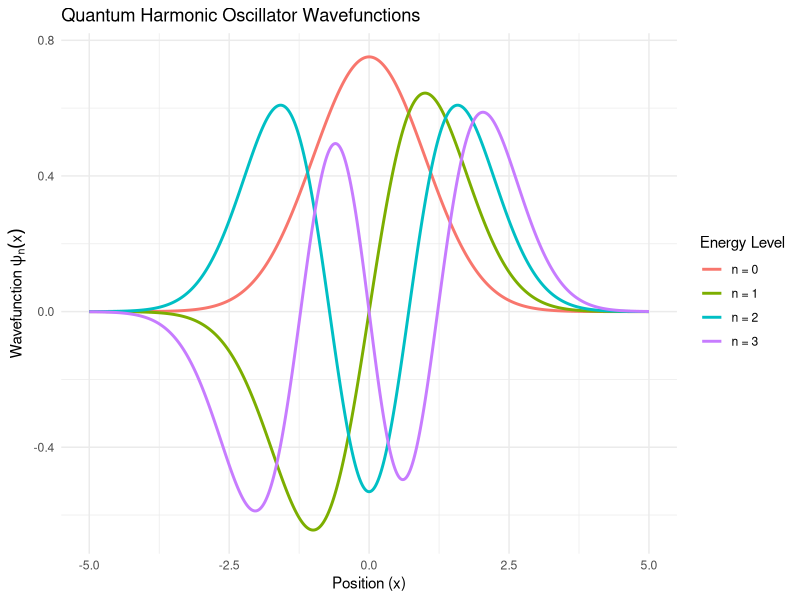
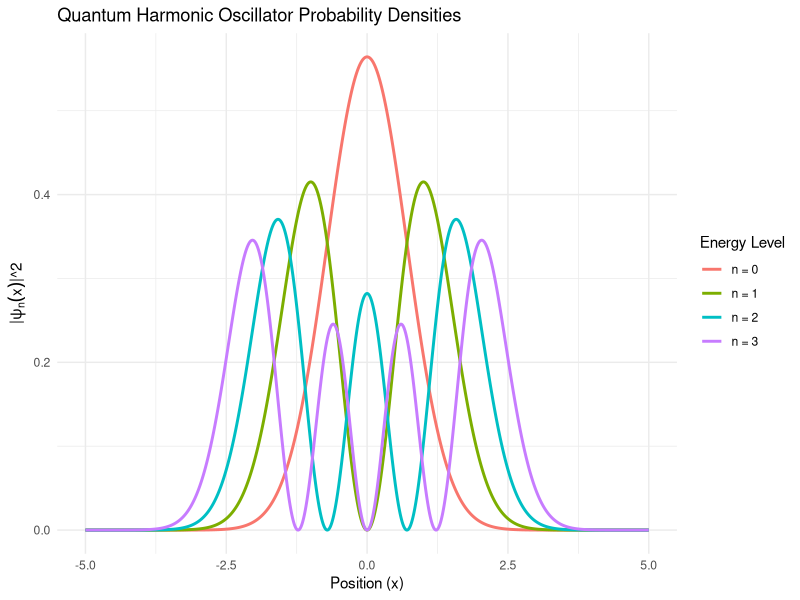

Reproduce these figures in R, in order.
# Conditional installation of required libraries
if(!require(ggplot2)) install.packages("ggplot2")
if(!require(tidyr)) install.packages("tidyr")      # For data manipulation
if(!require(dplyr)) install.packages("dplyr")      # For data manipulation

# Load the libraries
library(ggplot2)
library(tidyr)
library(dplyr)

# Define parameters
m <- 1       # Mass of the particle (kg)
omega <- 1   # Angular frequency (rad/s)
hbar <- 1    # Reduced Planck's constant

# Position range
x <- seq(-5, 5, length.out = 1000)

# Function to compute Hermite polynomials using recursion
hermite <- function(n, x) {
  # Base cases
  if (n == 0) {
    return(rep(1, length(x)))
  } else if (n == 1) {
    return(2 * x)
  } else {
    # Recursive computation
    H_n_minus_1 <- hermite(n - 1, x)
    H_n_minus_2 <- hermite(n - 2, x)
    return(2 * x * H_n_minus_1 - 2 * (n - 1) * H_n_minus_2)
  }
}

# Function to calculate the wavefunction of the quantum harmonic oscillator
psi_n <- function(n, x) {
  # Calculate the normalization constant
  norm_const <- 1 / sqrt(2^n * factorial(n)) * (m * omega / (pi * hbar))^(1/4)
  
  # Calculate the Hermite polynomial
  xi <- sqrt(m * omega / hbar) * x
  hermite_poly <- hermite(n, xi)
  
  # Calculate the wavefunction
  psi <- norm_const * exp(-xi^2 / 2) * hermite_poly
  return(psi)
}

# Energy levels to compute
n_levels <- 4  # Compute the first 4 energy levels (n = 0 to 3)

# Create a data frame to store the wavefunctions
wavefunctions <- data.frame(x = x)

# Calculate wavefunctions for each energy level
for (n in 0:(n_levels - 1)) {
  wavefunctions[[paste0("n", n)]] <- psi_n(n, x)
}

# Reshape data for plotting
wavefunctions_long <- wavefunctions %>%
  pivot_longer(cols = starts_with("n"),
               names_to = "Energy_Level",
               values_to = "Psi") %>%
  mutate(Energy_Level = factor(Energy_Level, 
                               levels = paste0("n", 0:(n_levels - 1)),
                               labels = paste("n =", 0:(n_levels - 1))))

# Plot the wavefunctions
ggplot(wavefunctions_long, aes(x = x, y = Psi, color = Energy_Level)) +
  geom_line(size = 1) +
  labs(title = "Quantum Harmonic Oscillator Wavefunctions",
       x = "Position (x)",
       y = expression(paste("Wavefunction ", psi[n](x))),
       color = "Energy Level") +
  theme_minimal()

# Calculate probability densities
wavefunctions_long <- wavefunctions_long %>%
  mutate(Probability_Density = Psi^2)

# Plot the probability densities
ggplot(wavefunctions_long, aes(x = x, y = Probability_Density, color = Energy_Level)) +
  geom_line(size = 1) +
  labs(title = "Quantum Harmonic Oscillator Probability Densities",
       x = "Position (x)",
       y = expression(paste("|", psi[n](x), "|^2")),
       color = "Energy Level") +
  theme_minimal()